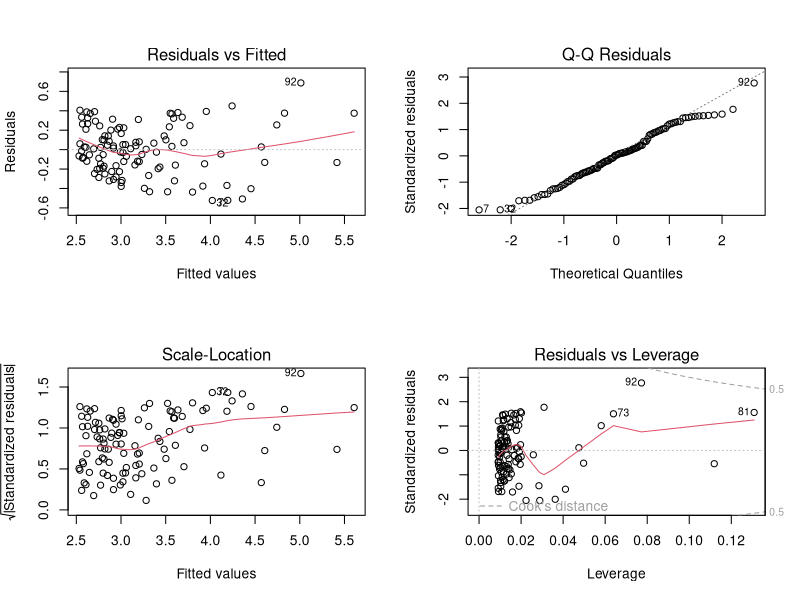
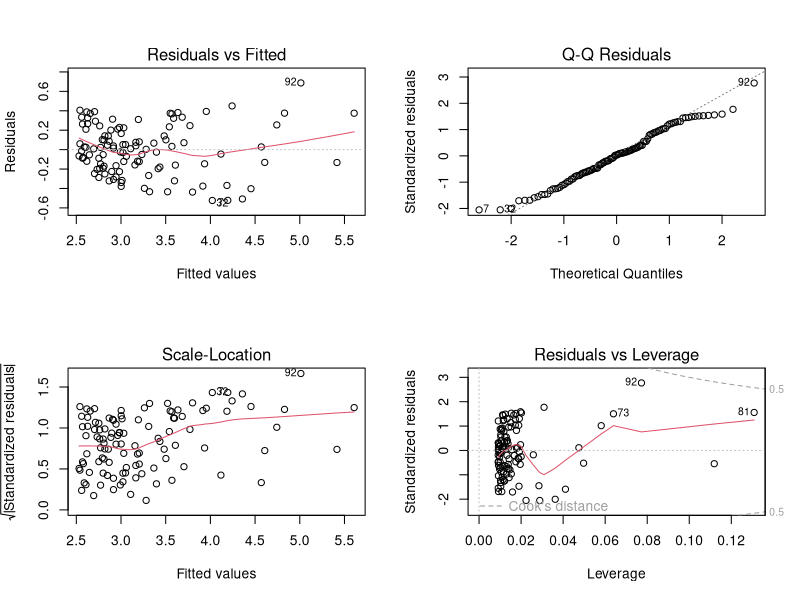
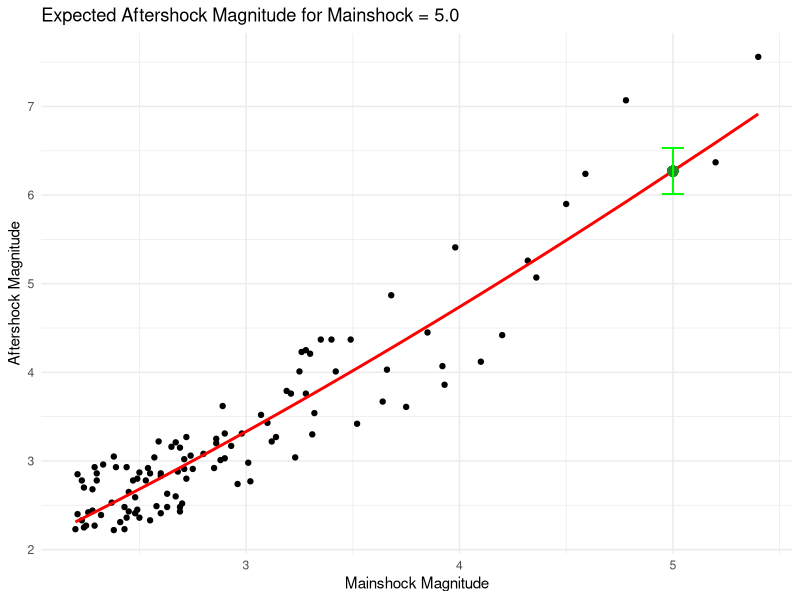
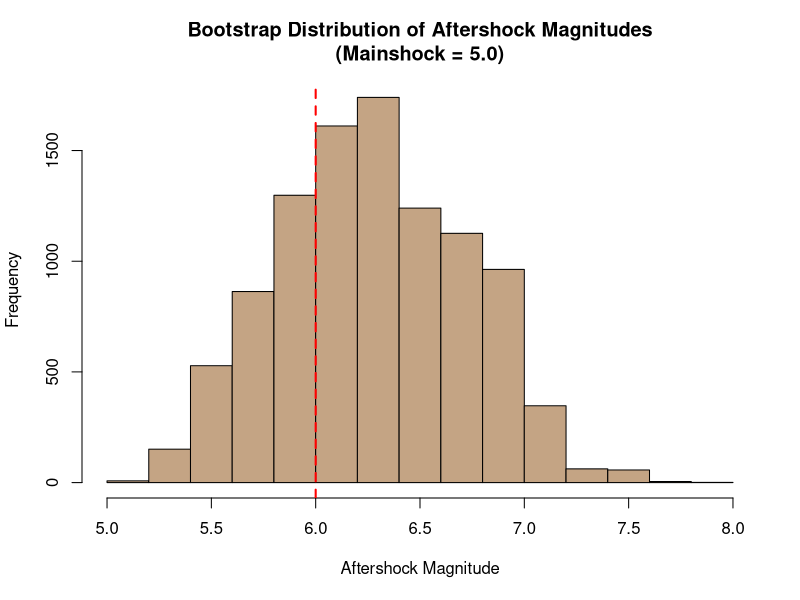

Reproduce these figures in R, in order.
library(readr)
library(ggplot2)
midterm1 <- read_csv("midterm1.csv")
# Log transformation
x <- midterm1$mainshock
y <- midterm1$aftershock
#transforming y
trans.y = function(lambda){
  gy = (y^lambda - 1)/lambda
  SSR = sum((lm(x~gy)$residuals)^2)
  SSR
}

lam = optim(1,trans.y)$par
gy = (y^lam)/lam

# Fit linear model
model <- lm(gy ~ x)

par(mfrow=c(2,2))
plot(model)
# Residual plots
par(mfrow=c(2,2))
plot(model)
# Model summary
summary(model)
#part b
newdata <- data.frame(x = 5)
pred_gy <- predict(model, newdata = newdata, interval = "confidence")  # for mean
pred_gy_pred <- predict(model, newdata = newdata, interval = "prediction")  # for individual
pred_gy
pred_gy_pred

# Back-transform to get expected mean aftershock
lam <- lam  # your Box-Cox lambda
conf_int <- (lam * pred_gy)^(1/lam)
pred_int <- (lam * pred_gy_pred)^(1/lam)

conf_int
pred_int
library(ggplot2)

# Predicted values for plotting regression line
pred_gy <- predict(model)
pred_y <- (lam * pred_gy)^(1/lam)

# Predicted aftershock for mainshock 5
mainshock_5 <- 5
pred_gy_5 <- predict(model, newdata = data.frame(x = mainshock_5))
pred_y_5 <- (lam * pred_gy_5)^(1/lam)

# Confidence interval (from predict with interval="confidence")
pred_ci <- predict(model, newdata = data.frame(x = mainshock_5), interval="confidence")
pred_ci_y <- (lam * pred_ci)^(1/lam)

ggplot(midterm1, aes(x = mainshock, y = aftershock)) +
  geom_point() +
  geom_line(aes(y = pred_y), color = "red", size = 1) +
  geom_point(aes(x = mainshock_5, y = pred_y_5), color = "forestgreen", size = 3) +
  geom_errorbar(aes(x = mainshock_5, ymin = pred_ci_y[,"lwr"], ymax = pred_ci_y[,"upr"]), width = 0.1, color = "green") +
  labs(x = "Mainshock Magnitude", y = "Aftershock Magnitude",
       title = "Expected Aftershock Magnitude for Mainshock = 5.0") + theme_minimal()

# Assume you already have:
# x = mainshock
# y = aftershock
# lam = Box-Cox lambda
# model_log = lm(gy ~ x), where gy = (y^lam)/lam

set.seed(123)  # for reproducibility
n <- length(x)
B <- 10000  # number of bootstrap iterations

# Store bootstrap predictions
BS.ystar <- numeric(B)

# Original model residuals on transformed scale
orig.res <- residuals(model)

for(i in 1:B){
  
  # Step 1: Resample x and residuals
  BS.x <- sample(x, n, replace = TRUE)
  BS.res <- sample(orig.res, n, replace = TRUE)
  
  # Step 2: Predicted gy for bootstrap x
  BS.yhat <- predict(model, newdata = data.frame(x = BS.x))
  
  # Step 3: Generate BS transformed y
  BS.y <- BS.yhat + BS.res
  
  # Step 4: Fit bootstrap model
  BS.model <- lm(BS.y ~ BS.x)
  
  # Step 5: Predict transformed y at mainshock = 5 and add a residual
  BS.ystar[i] <- predict(BS.model, newdata = data.frame(BS.x = 5)) + sample(orig.res, 1)
  
}

# Step 6: Back-transform to original scale
BS.y_original <- (lam * BS.ystar)^(1/lam)

# Step 7: Compute 95% prediction interval
PI <- quantile(BS.y_original, c(0.025, 0.975))
PI

# Step 8: Compute probability aftershock > 6.0
prob_gt6 <- mean(BS.y_original > 6)
prob_gt6

dev.off()
hist(BS.y_original, breaks = 20, col = "#C4A484",
     main = "Bootstrap Distribution of Aftershock Magnitudes\n(Mainshock = 5.0)",
     xlab = "Aftershock Magnitude")
abline(v = 6, col = "red", lwd = 2, lty = 2)  # highlight threshold
